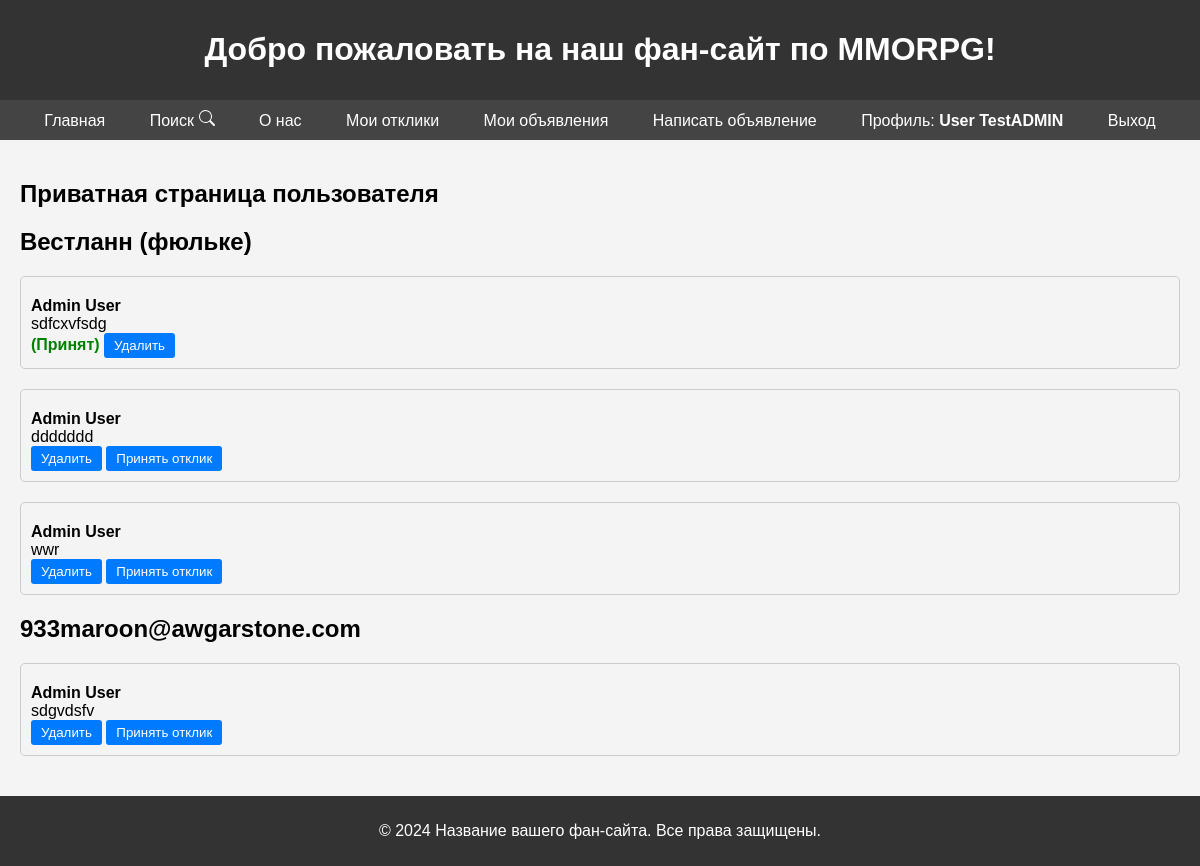
/private/ (signed in), run on the app's committed database.
### users/models.py (models this page shows, shortened)
class CustomUser(AbstractUser):
    username_validator = UnicodeUsernameValidator()
    username = models.CharField(
        _("username"), max_length=150, unique=True, help_text=_(
            "Required. 150 characters or fewer. Letters, digits and @/./+/-/_ only."
        ),
        validators=[username_validator],
        error_messages={
            "unique": _("A user with that username already exists."),
        },
    )
    first_name = models.CharField(_("first name"), db_index=True, max_length=150, blank=True)
    last_name = models.CharField(_("last name"), db_index=True, max_length=150, blank=True)
    email = models.EmailField(_("email"), db_index=True, max_length=60, unique=True)
    activation_code = models.CharField(max_length=30, null=True, blank=True, verbose_name=_("Код подтверждения"))
    objects = UserManager()
    USERNAME_FIELD = 'email'
    REQUIRED_FIELDS = ['first_name', 'last_name', 'username']
    class Meta:
        verbose_name = _('Пользователь')
        verbose_name_plural = _('Пользователи')
        unique_together = ('email',)
    def get_full_name(self):
        full_name = '%s %s' % (self.first_name, self.last_name)
        return full_name.strip() if full_name.strip() else self.email

### fan_board/models.py (models this page shows, shortened)
class Advertisement(models.Model):
    ad_author = models.ForeignKey(settings.AUTH_USER_MODEL, on_delete=models.CASCADE, verbose_name='Автор')
    ad_category = models.ForeignKey(Category, on_delete=models.CASCADE, verbose_name='Категория')
    headline = models.CharField(max_length=100, verbose_name='Заголовок')
    content = CKEditor5Field(verbose_name='Полное описание', config_name='extends')
    image = models.ImageField(upload_to='img/', null=True, blank=True, verbose_name='Изображение')
    created_at = models.DateTimeField(auto_now_add=True, verbose_name='Дата публикации')
    class Meta:
        verbose_name = 'Объявление'
        verbose_name_plural = 'Объявления'

class Response(models.Model):
    ad = models.ForeignKey(Advertisement, related_name='responses', on_delete=models.CASCADE)
    text = models.TextField()
    user_answer = models.ForeignKey(settings.AUTH_USER_MODEL, on_delete=models.CASCADE,
                                    related_name='answer', verbose_name='Автор отклика')
    accepted_answer = models.BooleanField(default=False, verbose_name='Принять отклик')
    created_at = models.DateTimeField(auto_now_add=True)
    class Meta:
        verbose_name = 'Отклик'
        verbose_name_plural = 'Отклики'

### fan_board/views.py (the view, shortened to what this page needs)
# urls.py: path('private/', views.PrivatePageView.as_view(), name='private_page'),
class PrivatePageView(LoginRequiredMixin, generic.TemplateView):
    template_name = 'fan_board/private_page.html'
    def get_context_data(self, **kwargs):
        context = super().get_context_data(**kwargs)
        context['responses'] = Response.objects.filter(ad__ad_author=self.request.user)
        return context

### fan_board/templates/fan_board/private_page.html (shortened to what this page needs)
{% extends 'base.html' %}
{% block content %}
    <h2>Приватная страница пользователя</h2>
    {% if responses %}
        {% regroup responses by ad.headline as response_list %}
        {% for response_group in response_list %}
            <h2>{{ response_group.grouper }}</h2>
            <ul>
                {% for response in response_group.list %}
                    <li>
                        <div class="author">{{ response.user_answer.get_full_name }}</div>
                        <div class="text">{{ response.text }}</div>
                        {% if response.accepted_answer %}
                            <span class="accepted">(Принят)</span>
                        {% endif %}
                        <form method="post" action="{% url 'fan_board:private_page' %}">
                            <button type="submit" name="action" value="delete">Удалить</button>
                            {% if not response.accepted_answer and response.ad.ad_author == request.user %}
                                <button type="submit" name="action" value="accept">Принять отклик</button>
                            {% endif %}
                        </form>
                    </li>
                {% endfor %}
            </ul>
        {% endfor %}
    {% else %}
        <p>Нет откликов</p>
    {% endif %}
{% endblock content %}

### templates/base.html (shortened to what this page needs)
{% load static %}
<!DOCTYPE html>
<html lang="en">
<head>
</head>
<body>
{% block header %}
    <header>
        <h1>Добро пожаловать на наш фан-сайт по MMORPG!</h1>
    </header>
{% endblock header %}
    <nav>
        <a class="nav-link" href="{% url 'fan_board:ads_list' %}">Главная</a>
        <a class="nav-link" href="{% url 'fan_board:search_results' %}">Поиск
            <svg xmlns="http://www.w3.org/2000/svg" width="16" height="16" fill="currentColor" class="bi bi-search" viewBox="0 0 16 16">
            <path d="M11.742 10.344a6.5 6.5 0 1 0-1.397 1.398h-.001q.044.06.098.115l3.85 3.85a1 1 0 0 0 1.415-1.414l-3.85-3.85a1 1 0 0 0-.115-.1zM12 6.5a5.5 5.5 0 1 1-11 0 5.5 5.5 0 0 1 11 0"/>
            </svg>
        </a>
        <a href="">О нас</a>
        {% if request.user.is_authenticated %}
        <a class="nav-link" href="{% url 'fan_board:private_page' %}"> Мои отклики </a>
        <a class="nav-link" href="{% url 'fan_board:my_ads' %}"> Мои объявления </a>
        <a class="nav-link" href="{% url 'fan_board:ads_create' %}"> Написать объявление </a>
        <a class="nav-link" href="{% url 'users:profile' %}"> Профиль: <strong>{{ user.get_full_name }}</strong> </a>
        <a class="nav-link" href="{% url 'users:logout' %}"> Выход </a>
        {% else %}
        <a class="nav-link" href="{% url 'users:login' %}"> Вход </a>
        <a class="nav-link" href="{% url 'users:registration' %}"> Регистрация </a>
        {% endif %}
    </nav>
        <section class="content">
            {% block content %} {% endblock content %}
        </section>
    <footer>
        <p>&copy; 2024 Название вашего фан-сайта. Все права защищены.</p>
    </footer>
</body>
</html>

### fan_board/templates/fan_board/private_page.html (style rules this page uses)
body { font-family: Arial, sans-serif; }
ul { list-style-type: none; padding: 0; }
li { margin-bottom: 20px; border: 1px solid #ccc; padding: 10px; border-radius: 5px; }
.accepted { color: green; font-weight: bold; }
form { display: inline; }
button { cursor: pointer; padding: 5px 10px; border: none; border-radius: 3px; background-color: #007bff; color: #fff; }

### data on the page
CustomUser: get_full_name "User TestADMIN"
Advertisement: grouper "Вестланн (фюльке)"
Response: user_answer.get_full_name "Admin User", text "sdfcxvfsdg", accepted_answer "(Принят)"
Response: user_answer.get_full_name "Admin User", text "ddddddd", accepted_answer "Принять отклик"
Response: user_answer.get_full_name "Admin User", text "wwr", accepted_answer "Принять отклик"
Advertisement: grouper "933maroon@awgarstone.com"
Response: user_answer.get_full_name "Admin User", text "sdgvdsfv", accepted_answer "Принять отклик"
